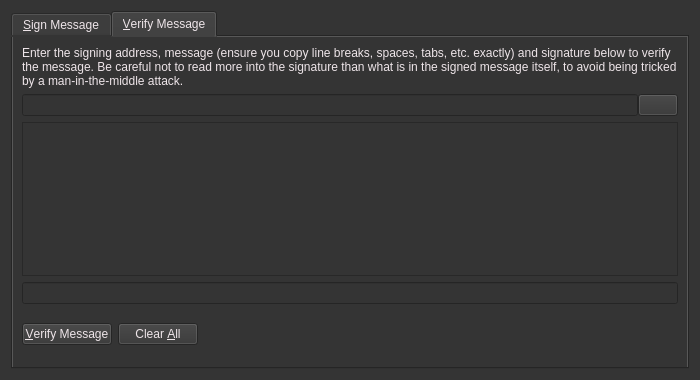
<?xml version="1.0" encoding="UTF-8"?>
<ui version="4.0">
 <class>SignVerifyMessageDialog</class>
 <widget class="QWidget" name="SignVerifyMessageDialog">
  <property name="windowModality">
   <enum>Qt::ApplicationModal</enum>
  </property>
  <property name="geometry">
   <rect>
    <x>0</x>
    <y>0</y>
    <width>700</width>
    <height>380</height>
   </rect>
  </property>
  <property name="windowTitle">
   <string>Signatures - Sign / Verify a Message</string>
  </property>
  <property name="styleSheet">
   <string notr="true">background:rgb(52,52,52);color:rgb(238,229,233);</string>
  </property>
  <layout class="QVBoxLayout" name="verticalLayout">
   <item>
    <widget class="QTabWidget" name="tabWidget">
     <property name="currentIndex">
      <number>1</number>
     </property>
     <widget class="QWidget" name="tabSignMessage">
      <attribute name="title">
       <string>&amp;Sign Message</string>
      </attribute>
      <layout class="QVBoxLayout" name="verticalLayout_SM">
       <item>
        <widget class="QLabel" name="infoLabel_SM">
         <property name="text">
          <string>You can sign messages with your addresses to prove you own them. Be careful not to sign anything vague, as phishing attacks may try to trick you into signing your identity over to them. Only sign fully-detailed statements you agree to.</string>
         </property>
         <property name="textFormat">
          <enum>Qt::PlainText</enum>
         </property>
         <property name="wordWrap">
          <bool>true</bool>
         </property>
        </widget>
       </item>
       <item>
        <layout class="QHBoxLayout" name="horizontalLayout_1_SM">
         <property name="spacing">
          <number>0</number>
         </property>
         <item>
          <widget class="QValidatedLineEdit" name="addressIn_SM">
           <property name="toolTip">
            <string>The address to sign the message with (e.g. 4Zo1ga6xuKuQ7JV7M9rGDoxdbYwV5zgQJ5)</string>
           </property>
           <property name="maxLength">
            <number>34</number>
           </property>
          </widget>
         </item>
         <item>
          <widget class="QPushButton" name="addressBookButton_SM">
           <property name="toolTip">
            <string>Choose an address from the address book</string>
           </property>
           <property name="text">
            <string/>
           </property>
           <property name="icon">
            <iconset>
             <normaloff>:/icons/address-book</normaloff>:/icons/address-book</iconset>
           </property>
           <property name="shortcut">
            <string>Alt+A</string>
           </property>
           <property name="autoDefault">
            <bool>false</bool>
           </property>
          </widget>
         </item>
         <item>
          <widget class="QPushButton" name="pasteButton_SM">
           <property name="toolTip">
            <string>Paste address from clipboard</string>
           </property>
           <property name="text">
            <string/>
           </property>
           <property name="icon">
            <iconset>
             <normaloff>:/icons/editpaste</normaloff>:/icons/editpaste</iconset>
           </property>
           <property name="shortcut">
            <string>Alt+P</string>
           </property>
           <property name="autoDefault">
            <bool>false</bool>
           </property>
          </widget>
         </item>
        </layout>
       </item>
       <item>
        <widget class="QPlainTextEdit" name="messageIn_SM">
         <property name="toolTip">
          <string>Enter the message you want to sign here</string>
         </property>
        </widget>
       </item>
       <item>
        <layout class="QHBoxLayout" name="horizontalLayout_2_SM">
         <property name="spacing">
          <number>0</number>
         </property>
         <item>
          <widget class="QLineEdit" name="signatureOut_SM">
           <property name="font">
            <font>
             <italic>true</italic>
            </font>
           </property>
           <property name="readOnly">
            <bool>true</bool>
           </property>
          </widget>
         </item>
         <item>
          <widget class="QPushButton" name="copySignatureButton_SM">
           <property name="toolTip">
            <string>Copy the current signature to the system clipboard</string>
           </property>
           <property name="text">
            <string/>
           </property>
           <property name="icon">
            <iconset>
             <normaloff>:/icons/editcopy</normaloff>:/icons/editcopy</iconset>
           </property>
           <property name="autoDefault">
            <bool>false</bool>
           </property>
          </widget>
         </item>
        </layout>
       </item>
       <item>
        <layout class="QHBoxLayout" name="horizontalLayout_3_SM">
         <item>
          <widget class="QPushButton" name="signMessageButton_SM">
           <property name="toolTip">
            <string>Sign the message to prove you own this Nanotec address</string>
           </property>
           <property name="text">
            <string>&amp;Sign Message</string>
           </property>
           <property name="icon">
            <iconset>
             <normaloff>:/icons/edit</normaloff>:/icons/edit</iconset>
           </property>
           <property name="autoDefault">
            <bool>false</bool>
           </property>
          </widget>
         </item>
         <item>
          <widget class="QPushButton" name="clearButton_SM">
           <property name="toolTip">
            <string>Reset all sign message fields</string>
           </property>
           <property name="text">
            <string>Clear &amp;All</string>
           </property>
           <property name="icon">
            <iconset>
             <normaloff>:/icons/remove</normaloff>:/icons/remove</iconset>
           </property>
           <property name="autoDefault">
            <bool>false</bool>
           </property>
          </widget>
         </item>
         <item>
          <spacer name="horizontalSpacer_1_SM">
           <property name="orientation">
            <enum>Qt::Horizontal</enum>
           </property>
           <property name="sizeHint" stdset="0">
            <size>
             <width>40</width>
             <height>48</height>
            </size>
           </property>
          </spacer>
         </item>
         <item>
          <widget class="QLabel" name="statusLabel_SM">
           <property name="font">
            <font>
             <weight>75</weight>
             <bold>true</bold>
            </font>
           </property>
           <property name="text">
            <string/>
           </property>
           <property name="wordWrap">
            <bool>true</bool>
           </property>
          </widget>
         </item>
         <item>
          <spacer name="horizontalSpacer_2_SM">
           <property name="orientation">
            <enum>Qt::Horizontal</enum>
           </property>
           <property name="sizeHint" stdset="0">
            <size>
             <width>40</width>
             <height>48</height>
            </size>
           </property>
          </spacer>
         </item>
        </layout>
       </item>
      </layout>
     </widget>
     <widget class="QWidget" name="tabVerifyMessage">
      <attribute name="title">
       <string>&amp;Verify Message</string>
      </attribute>
      <layout class="QVBoxLayout" name="verticalLayout_VM">
       <item>
        <widget class="QLabel" name="infoLabel_VM">
         <property name="text">
          <string>Enter the signing address, message (ensure you copy line breaks, spaces, tabs, etc. exactly) and signature below to verify the message. Be careful not to read more into the signature than what is in the signed message itself, to avoid being tricked by a man-in-the-middle attack.</string>
         </property>
         <property name="textFormat">
          <enum>Qt::PlainText</enum>
         </property>
         <property name="alignment">
          <set>Qt::AlignLeading|Qt::AlignLeft|Qt::AlignTop</set>
         </property>
         <property name="wordWrap">
          <bool>true</bool>
         </property>
        </widget>
       </item>
       <item>
        <layout class="QHBoxLayout" name="horizontalLayout_1_VM">
         <property name="spacing">
          <number>0</number>
         </property>
         <item>
          <widget class="QValidatedLineEdit" name="addressIn_VM">
           <property name="toolTip">
            <string>The address the message was signed with (e.g. 4Zo1ga6xuKuQ7JV7M9rGDoxdbYwV5zgQJ5)</string>
           </property>
           <property name="maxLength">
            <number>34</number>
           </property>
          </widget>
         </item>
         <item>
          <widget class="QPushButton" name="addressBookButton_VM">
           <property name="toolTip">
            <string>Choose an address from the address book</string>
           </property>
           <property name="text">
            <string/>
           </property>
           <property name="icon">
            <iconset>
             <normaloff>:/icons/address-book</normaloff>:/icons/address-book</iconset>
           </property>
           <property name="shortcut">
            <string>Alt+A</string>
           </property>
           <property name="autoDefault">
            <bool>false</bool>
           </property>
          </widget>
         </item>
        </layout>
       </item>
       <item>
        <widget class="QPlainTextEdit" name="messageIn_VM"/>
       </item>
       <item>
        <widget class="QValidatedLineEdit" name="signatureIn_VM"/>
       </item>
       <item>
        <layout class="QHBoxLayout" name="horizontalLayout_2_VM">
         <item>
          <widget class="QPushButton" name="verifyMessageButton_VM">
           <property name="toolTip">
            <string>Verify the message to ensure it was signed with the specified Nanotec address</string>
           </property>
           <property name="text">
            <string>&amp;Verify Message</string>
           </property>
           <property name="icon">
            <iconset>
             <normaloff>:/icons/transaction_0</normaloff>:/icons/transaction_0</iconset>
           </property>
           <property name="autoDefault">
            <bool>false</bool>
           </property>
          </widget>
         </item>
         <item>
          <widget class="QPushButton" name="clearButton_VM">
           <property name="toolTip">
            <string>Reset all verify message fields</string>
           </property>
           <property name="text">
            <string>Clear &amp;All</string>
           </property>
           <property name="icon">
            <iconset>
             <normaloff>:/icons/remove</normaloff>:/icons/remove</iconset>
           </property>
           <property name="autoDefault">
            <bool>false</bool>
           </property>
          </widget>
         </item>
         <item>
          <spacer name="horizontalSpacer_1_VM">
           <property name="orientation">
            <enum>Qt::Horizontal</enum>
           </property>
           <property name="sizeHint" stdset="0">
            <size>
             <width>40</width>
             <height>48</height>
            </size>
           </property>
          </spacer>
         </item>
         <item>
          <widget class="QLabel" name="statusLabel_VM">
           <property name="font">
            <font>
             <weight>75</weight>
             <bold>true</bold>
            </font>
           </property>
           <property name="text">
            <string/>
           </property>
           <property name="wordWrap">
            <bool>true</bool>
           </property>
          </widget>
         </item>
         <item>
          <spacer name="horizontalSpacer_2_VM">
           <property name="orientation">
            <enum>Qt::Horizontal</enum>
           </property>
           <property name="sizeHint" stdset="0">
            <size>
             <width>40</width>
             <height>48</height>
            </size>
           </property>
          </spacer>
         </item>
        </layout>
       </item>
      </layout>
     </widget>
    </widget>
   </item>
  </layout>
 </widget>
 <customwidgets>
  <customwidget>
   <class>QValidatedLineEdit</class>
   <extends>QLineEdit</extends>
   <header>qvalidatedlineedit.h</header>
  </customwidget>
 </customwidgets>
 <resources>
  <include location="../bitcoin.qrc"/>
 </resources>
 <connections/>
</ui>
